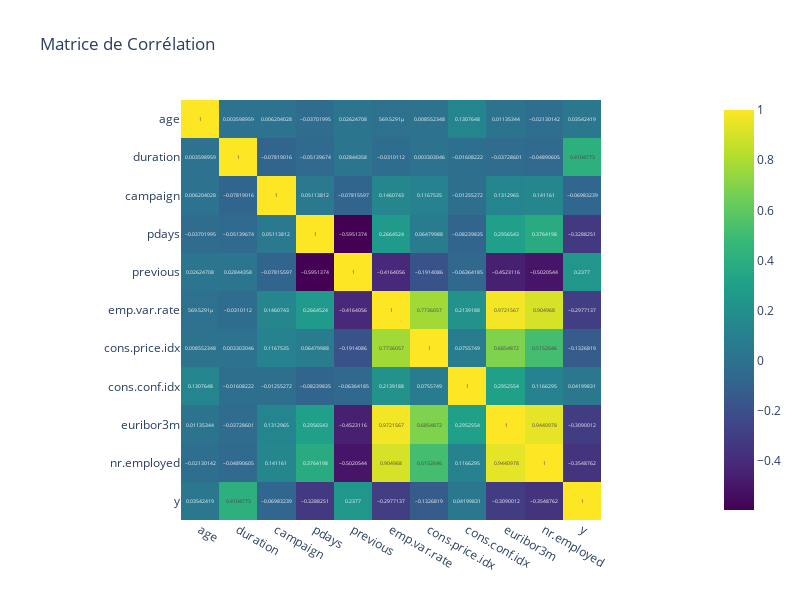

Here is the notebook cell this chart was saved with:
### Code cell
# Calcul de la matrice de corrélation
# selection variables numériques et de y
df['y'] = df['y'].replace(['no', 'yes'], [0,1])
df_num = df[df.columns[df.dtypes !='object']]
correlation_matrix = df_num.corr()

# Visualisation avec plotly.express
fig = px.imshow(
    correlation_matrix,
    text_auto=True,  # Affiche les coefficients dans les cellules
    color_continuous_scale='Viridis',  # Palette de couleurs
    title="Matrice de Corrélation"
)

# Ajuster la taille du graphique
fig.update_layout(
    width=800,  # Largeur
    height=600  # Hauteur
)
# Affichage
fig.show();

### Figure 1 — Plotly figure (JSON) as saved in the notebook; plotly's stock layout.template omitted (floating-point values rounded to 4 significant figures)
{"data": [{"coloraxis": "coloraxis", "hovertemplate": "x: %{x}<br>y: %{y}<br>color: %{z}<extra></extra>", "name": "0", "texttemplate": "%{z}", "type": "heatmap", "x": ["age", "duration", "campaign", "pdays", "previous", "emp.var.rate", "cons.price.idx", "cons.conf.idx", "euribor3m", "nr.employed", "y"], "xaxis": "x", "y": ["age", "duration", "campaign", "pdays", "previous", "emp.var.rate", "cons.price.idx", "cons.conf.idx", "euribor3m", "nr.employed", "y"], "yaxis": "y", "z": [[1, 0.003599, 0.006204, -0.03702, 0.02625, 0.0005695, 0.008552, 0.1308, 0.01135, -0.0213, 0.03542], [0.003599, 1, -0.07819, -0.0514, 0.02844, -0.03101, 0.003303, -0.01608, -0.03729, -0.04891, 0.4105], [0.006204, -0.07819, 1, 0.05114, -0.07816, 0.1461, 0.1168, -0.01255, 0.1313, 0.1412, -0.06983], [-0.03702, -0.0514, 0.05114, 1, -0.5951, 0.2665, 0.0648, -0.0824, 0.2957, 0.3764, -0.3288], [0.02625, 0.02844, -0.07816, -0.5951, 1, -0.4164, -0.1914, -0.06364, -0.4523, -0.5021, 0.2377], [0.0005695, -0.03101, 0.1461, 0.2665, -0.4164, 1, 0.7736, 0.2139, 0.9722, 0.905, -0.2977], [0.008552, 0.003303, 0.1168, 0.0648, -0.1914, 0.7736, 1, 0.07557, 0.6855, 0.5153, -0.1327], [0.1308, -0.01608, -0.01255, -0.0824, -0.06364, 0.2139, 0.07557, 1, 0.2953, 0.1166, 0.042], [0.01135, -0.03729, 0.1313, 0.2957, -0.4523, 0.9722, 0.6855, 0.2953, 1, 0.9441, -0.309], [-0.0213, -0.04891, 0.1412, 0.3764, -0.5021, 0.905, 0.5153, 0.1166, 0.9441, 1, -0.3549], [0.03542, 0.4105, -0.06983, -0.3288, 0.2377, -0.2977, -0.1327, 0.042, -0.309, -0.3549, 1]]}], "layout": {"coloraxis": {"colorscale": [[0, "#440154"], [0.1111, "#482878"], [0.2222, "#3e4989"], [0.3333, "#31688e"], [0.4444, "#26828e"], [0.5556, "#1f9e89"], [0.6667, "#35b779"], [0.7778, "#6ece58"], [0.8889, "#b5de2b"], [1, "#fde725"]]}, "height": 600, "title": {"text": "Matrice de Corrélation"}, "width": 800, "xaxis": {"anchor": "y", "autorange": true, "constrain": "domain", "domain": [0.1591, 0.8409], "range": [-0.5, 10.5], "scaleanchor": "y", "type": "category"}, "yaxis": {"anchor": "x", "autorange": true, "constrain": "domain", "domain": [1.11e-16, 1.0], "range": [10.5, -0.5], "type": "category"}}}
